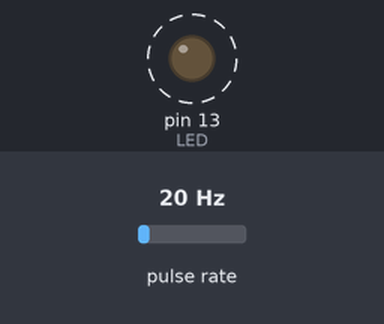
Bench run of a sketch on a simulated Arduino Uno, built with avr-gcc and run on an emulated ATmega328P. Parts: output pins drawn as LEDs (lit = HIGH). Wiring (inferred from the names in the program): pulse sensor: data pin 2. Dashed ring = blinking. The test bench sets the inputs (shaded band); at power-on: pulse rate 20 Hz. What the sketch prints to the serial monitor is not drawn.

Above: at 0.2 s.
Timing chart, 0 to 3.0 s (numbered marks = the images above):
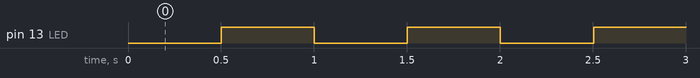

Measured:
- by itself, pin 13 (LED): alternates HIGH for 0.50 s and LOW for 0.50 s

The sketch:

Velocity_Logger.ino
```cpp
//Velocity_Logger.ino

int LED = 13;
int flow_data_pin  = 2;

volatile long steps = 0;
bool led_state = false;

double flow_rate = 0.00;
long last_time = 0;

void setup() {
	Serial.begin(9600);
	Serial.println("Starting Velocity_Logger");
	pinMode(LED, OUTPUT);
	pinMode(flow_data_pin, INPUT_PULLUP);
	attachInterrupt(digitalPinToInterrupt(flow_data_pin), interupt, RISING);
	Serial.println("Finished Set up");
}

void loop() {
	steps = 0;
	sei();
  	delay(500);
	cli();
	flow_rate = steps ;
	Serial.print("steps per half second: ");
	Serial.println(flow_rate);
	led_state = !led_state;
	digitalWrite(LED, led_state);

}

void interupt(){
	steps++;


}
```
